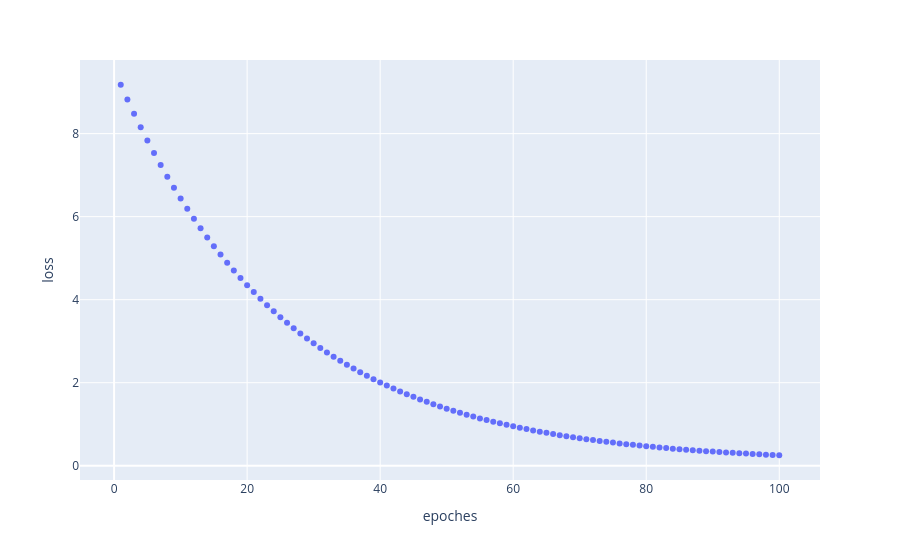

Notebook source saved alongside this figure:
### Code cell
#optimized model's loss
df2 = pd.DataFrame({
    "epoches" : loss_dict["epoch"],
    "loss": loss_dict["loss"]
})


fig = px.scatter(df2, x="epoches", y = "loss")
fig.show()

### Figure 1 — Plotly figure (JSON) as saved in the notebook; plotly's stock layout.template omitted (floating-point values rounded to 4 significant figures)
{"data": [{"hovertemplate": "epoches=%{x}<br>loss=%{y}<extra></extra>", "legendgroup": "", "marker": {"color": "#636efa", "symbol": "circle"}, "mode": "markers", "name": "", "orientation": "v", "showlegend": false, "type": "scatter", "x": [1, 2, 3, 4, 5, 6, 7, 8, 9, 10, 11, 12, 13, 14, 15, 16, 17, 18, 19, 20, 21, 22, 23, 24, 25, 26, 27, 28, 29, 30, 31, 32, 33, 34, 35, 36, 37, 38, 39, 40, 41, 42, 43, 44, 45, 46, 47, 48, 49, 50, 51, 52, 53, 54, 55, 56, 57, 58, 59, 60, 61, 62, 63, 64, 65, 66, 67, 68, 69, 70, 71, 72, 73, 74, 75, 76, 77, 78, 79, 80, 81, 82, 83, 84, 85, 86, 87, 88, 89, 90, 91, 92, 93, 94, 95, 96, 97, 98, 99, 100], "xaxis": "x", "y": [9.177, 8.822, 8.48, 8.152, 7.837, 7.534, 7.243, 6.963, 6.694, 6.436, 6.188, 5.95, 5.721, 5.5, 5.289, 5.086, 4.89, 4.703, 4.522, 4.349, 4.183, 4.023, 3.869, 3.721, 3.579, 3.443, 3.312, 3.186, 3.064, 2.948, 2.836, 2.729, 2.626, 2.526, 2.431, 2.339, 2.251, 2.167, 2.085, 2.007, 1.932, 1.86, 1.79, 1.724, 1.66, 1.598, 1.539, 1.482, 1.427, 1.375, 1.324, 1.275, 1.229, 1.184, 1.141, 1.099, 1.06, 1.021, 0.9845, 0.9492, 0.9152, 0.8825, 0.8511, 0.8209, 0.7919, 0.764, 0.7372, 0.7115, 0.6867, 0.6629, 0.64, 0.618, 0.5969, 0.5765, 0.557, 0.5382, 0.5202, 0.5028, 0.4861, 0.4701, 0.4547, 0.4399, 0.4256, 0.4119, 0.3988, 0.3861, 0.3739, 0.3623, 0.351, 0.3402, 0.3298, 0.3198, 0.3102, 0.301, 0.2921, 0.2836, 0.2754, 0.2675, 0.2599, 0.2526], "yaxis": "y"}], "layout": {"legend": {"tracegroupgap": 0}, "margin": {"t": 60}, "xaxis": {"anchor": "y", "domain": [0, 1], "title": {"text": "epoches"}}, "yaxis": {"anchor": "x", "domain": [0, 1], "title": {"text": "loss"}}}}
